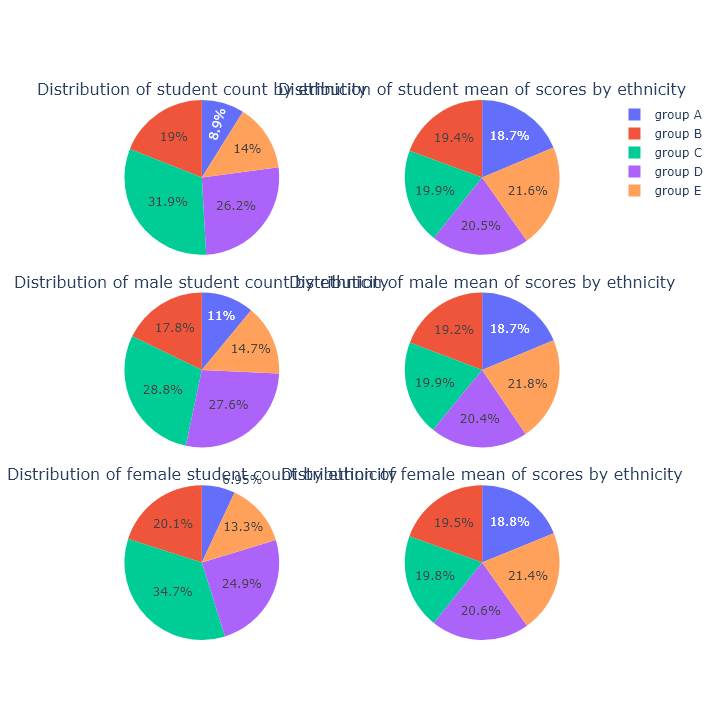

The Python source for this figure:
import numpy as np
import pandas as pd
import plotly.graph_objects as go
from plotly.subplots import make_subplots

dataframe = pd.read_csv('StudentsPerformance.csv')

dataframe['id'] = [i for i in range(len(dataframe['gender']))]

ethnicity = ['group A', 'group B', 'group C', 'group D', 'group E']
subjects = ['math score', 'reading score', 'writing score']
gender = ['female', 'male', 'total']

columns = {
    'ethnicity': [np.nan] * 15,
    'gender': [np.nan] * 15,
    'count': [np.nan] * 15,
    'math score': [np.nan] * 15,
    'reading score': [np.nan] * 15,
    'writing score': [np.nan] * 15,
    'overall score': [np.nan] * 15,
}

df = pd.DataFrame(
    columns
)

nn = 0

for ii in range(len(ethnicity)):
    tmpDF1 = dataframe.copy()
    tmpDF1 = tmpDF1.loc[tmpDF1['race/ethnicity'] == ethnicity[ii]]
    for jj in range(len(gender)):
        nn = jj + ii * (len(gender))
        df['ethnicity'][nn] = ethnicity[ii]
        df['gender'][nn] = gender[jj]
        if gender[jj] != 'total':
            tmpDF2 = tmpDF1.copy()
            tmpDF2 = tmpDF2.loc[tmpDF2['gender'] == gender[jj]]
        else:
            tmpDF2 = tmpDF1.copy()
        df['count'][nn] = tmpDF2['gender'].count()
        for kk in subjects:
            df[kk][nn] = tmpDF2[kk].mean()

df['overall score'] = df[subjects].mean(axis=1)

def createPie():
    df2 = df.copy()
    df2 = df2.loc[df2['gender'] == 'male']

    df3 = df.copy()
    df3 = df3.loc[df3['gender'] == 'female']

    fig = make_subplots(
        rows=3,
        cols=2,
        vertical_spacing=0.07,
        horizontal_spacing=0.07,
        specs=[[{'type': 'domain'}, {'type': 'domain'}],
               [{'type': 'domain'}, {'type': 'domain'}],
               [{'type': 'domain'}, {'type': 'domain'}]],
        subplot_titles=['Distribution of student count by ethnicity',
                        'Distribution of student mean of scores by ethnicity',
                        'Distribution of male student count by ethnicity',
                        'Distribution of male mean of scores by ethnicity',
                        'Distribution of female student count by ethnicity',
                        'Distribution of female mean of scores by ethnicity']
    )
    fig.add_trace(
        go.Pie(
            labels=df['ethnicity'].loc[df['gender'] == 'total'],
            values=df['count'].loc[df['gender'] == 'total'],
            name='Count',
            sort=False
        ),
        row=1,
        col=1
    )
    fig.add_trace(
        go.Pie(
            labels=df['ethnicity'].loc[df['gender'] == 'total'],
            values=df['overall score'].loc[df['gender'] == 'total'],
            name='Mean of scores',
            sort=False
        ),
        row=1,
        col=2
    )
    fig.add_trace(
        go.Pie(
            labels=df2['ethnicity'],
            values=df2['count'],
            name='Count',
            sort=False
        ),
        row=2,
        col=1
    )
    fig.add_trace(
        go.Pie(
            labels=df2['ethnicity'],
            values=df2['overall score'],
            name='Mean of scores',
            sort=False
        ),
        row=2,
        col=2
    )
    fig.add_trace(
        go.Pie(
            labels=df3['ethnicity'],
            values=df3['count'],
            name='Count',
            sort=False
        ),
        row=3,
        col=1
    )
    fig.add_trace(
        go.Pie(
            labels=df3['ethnicity'],
            values=df3['overall score'],
            name='Mean of scores',
            sort=False
        ),
        row=3,
        col=2
    )
    return fig


createPie().show()
createPie().write_html('PieChart.html')
createPie().write_image('PieChart.png', width=720, height=720, scale=1)
